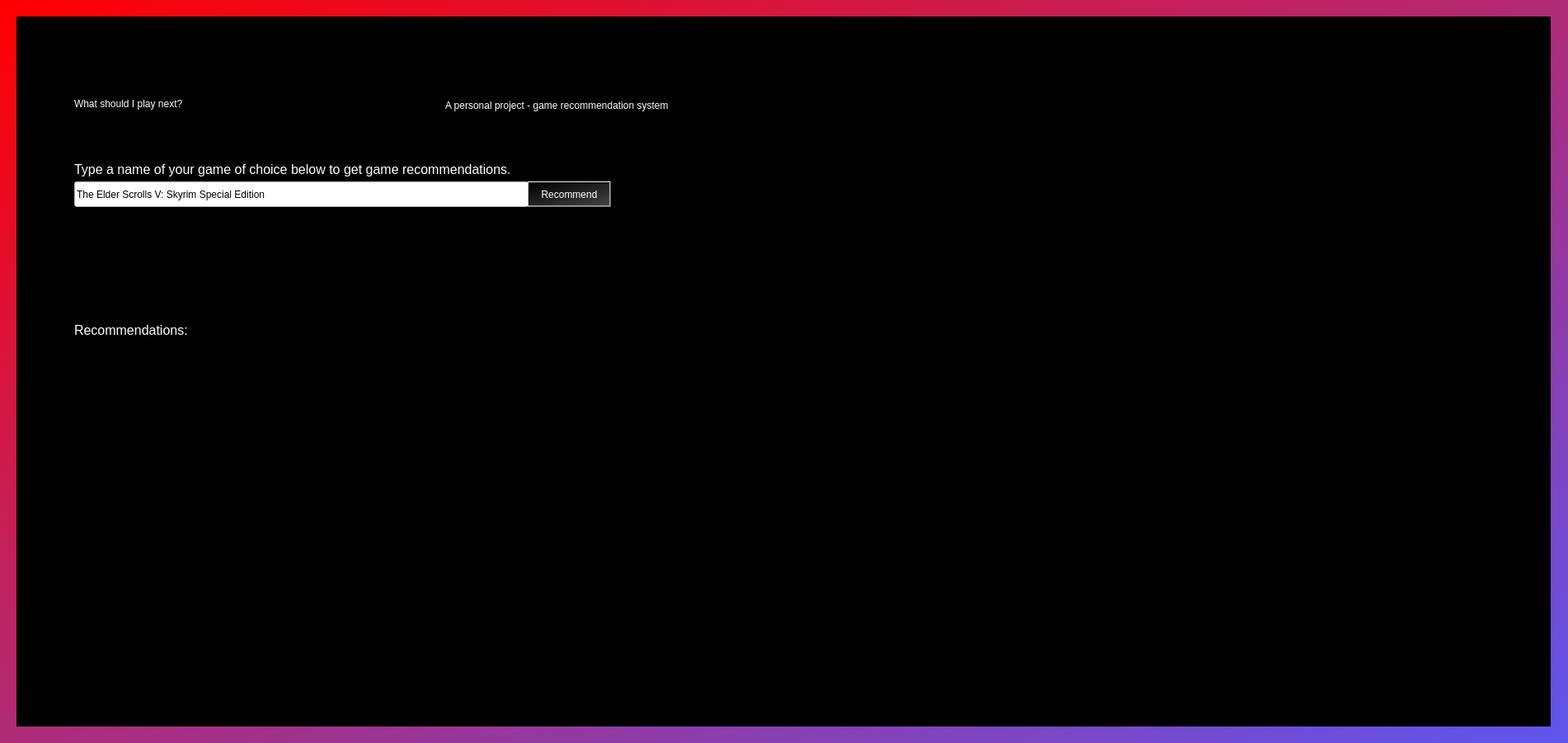
<?xml version="1.0" encoding="UTF-8"?>
<ui version="4.0">
 <class>MainWindow</class>
 <widget class="QMainWindow" name="MainWindow">
  <property name="geometry">
   <rect>
    <x>0</x>
    <y>0</y>
    <width>1902</width>
    <height>901</height>
   </rect>
  </property>
  <property name="windowTitle">
   <string>MainWindow</string>
  </property>
  <property name="styleSheet">
   <string notr="true">background-color: qlineargradient(spread:pad, x1:0, y1:0.505682, x2:1, y2:1, stop:0 rgba(75, 237, 220, 255), stop:1 rgba(94, 86, 239, 255));

background-color: qlineargradient(spread:pad, x1:0, y1:0, x2:1, y2:1, stop:0 rgba(255, 0, 0, 255), stop:1 rgba(94, 86, 239, 255));


</string>
  </property>
  <widget class="QWidget" name="centralwidget">
   <widget class="QLabel" name="label_image_background">
    <property name="geometry">
     <rect>
      <x>20</x>
      <y>20</y>
      <width>1861</width>
      <height>861</height>
     </rect>
    </property>
    <property name="styleSheet">
     <string notr="true">background-color: rgb(0, 0, 0);</string>
    </property>
    <property name="text">
     <string/>
    </property>
    <property name="pixmap">
     <pixmap>../../../../../Downloads/fabian-albert-PGw2VbdSono-unsplash_flipped.jpg</pixmap>
    </property>
    <property name="scaledContents">
     <bool>true</bool>
    </property>
   </widget>
   <widget class="QLabel" name="label_title">
    <property name="geometry">
     <rect>
      <x>90</x>
      <y>50</y>
      <width>461</width>
      <height>151</height>
     </rect>
    </property>
    <property name="styleSheet">
     <string notr="true">font: 700 35pt &quot;Bahnschrift SemiCondensed&quot;;
color: rgb(255, 255, 255);
background-color: rgb(255, 255, 255);
background-color: rgb(109, 78, 217);
background-color: rgb(0, 0, 0);
background-color: rgba(0, 0, 0, 0);</string>
    </property>
    <property name="text">
     <string>What should I play next?</string>
    </property>
   </widget>
   <widget class="QLineEdit" name="line_edit">
    <property name="geometry">
     <rect>
      <x>90</x>
      <y>220</y>
      <width>551</width>
      <height>31</height>
     </rect>
    </property>
    <property name="styleSheet">
     <string notr="true">background-color: rgb(255, 255, 255);
font: 14pt &quot;Segoe UI&quot;;</string>
    </property>
    <property name="text">
     <string>The Elder Scrolls V: Skyrim Special Edition</string>
    </property>
   </widget>
   <widget class="QLabel" name="label_instructions">
    <property name="geometry">
     <rect>
      <x>90</x>
      <y>190</y>
      <width>911</width>
      <height>31</height>
     </rect>
    </property>
    <property name="styleSheet">
     <string notr="true">color: rgb(255, 255, 255);
background-color: rgb(0, 0, 0);
background-color: rgba(0, 0, 0, 0);</string>
    </property>
    <property name="text">
     <string>&lt;html&gt;&lt;head/&gt;&lt;body&gt;&lt;p&gt;&lt;span style=&quot; font-size:12pt;&quot;&gt;Type a name of your game of choice below to get game recommendations.&lt;/span&gt;&lt;/p&gt;&lt;/body&gt;&lt;/html&gt;</string>
    </property>
   </widget>
   <widget class="QLabel" name="label_info_recommendations">
    <property name="geometry">
     <rect>
      <x>90</x>
      <y>390</y>
      <width>171</width>
      <height>21</height>
     </rect>
    </property>
    <property name="styleSheet">
     <string notr="true">background-color: rgb(0, 0, 0);
color: rgb(255, 255, 255);
background-color: rgba(0, 0, 0, 0);</string>
    </property>
    <property name="text">
     <string>&lt;html&gt;&lt;head/&gt;&lt;body&gt;&lt;p&gt;&lt;span style=&quot; font-size:12pt;&quot;&gt;Recommendations:&lt;/span&gt;&lt;/p&gt;&lt;/body&gt;&lt;/html&gt;</string>
    </property>
   </widget>
   <widget class="QLabel" name="label_project_description">
    <property name="geometry">
     <rect>
      <x>540</x>
      <y>120</y>
      <width>281</width>
      <height>16</height>
     </rect>
    </property>
    <property name="styleSheet">
     <string notr="true">color: rgb(255, 255, 255);
background-color: rgb(0, 0, 0);
background-color: rgba(0, 0, 0, 0);</string>
    </property>
    <property name="text">
     <string>A personal project - game recommendation system</string>
    </property>
   </widget>
   <widget class="QPushButton" name="button_recommend">
    <property name="geometry">
     <rect>
      <x>640</x>
      <y>220</y>
      <width>101</width>
      <height>31</height>
     </rect>
    </property>
    <property name="styleSheet">
     <string notr="true">color: rgb(255, 255, 255);
background-color: qlineargradient(spread:pad, x1:0, y1:0, x2:1, y2:1, stop:0 rgba(215, 21, 59, 255), stop:1 rgba(164, 49, 136, 255));
font: 12pt &quot;Segoe UI&quot;;
background-color: rgb(0, 0, 0);
background-color: qlineargradient(spread:pad, x1:0.222, y1:0.227273, x2:1, y2:1, stop:0 rgba(0, 0, 0, 255), stop:1 rgba(255, 255, 255, 255));
background-color: qlineargradient(spread:pad, x1:0, y1:0, x2:1, y2:1, stop:0 rgba(0, 0, 0, 255), stop:1 rgba(66, 66, 66, 255));</string>
    </property>
    <property name="text">
     <string>Recommend</string>
    </property>
   </widget>
   <widget class="QLabel" name="label_black_transparent_background">
    <property name="geometry">
     <rect>
      <x>20</x>
      <y>20</y>
      <width>1851</width>
      <height>861</height>
     </rect>
    </property>
    <property name="styleSheet">
     <string notr="true">background-color: rgb(0, 0, 0);
background-color: rgba(0, 0, 0, 220);</string>
    </property>
    <property name="text">
     <string/>
    </property>
    <property name="scaledContents">
     <bool>false</bool>
    </property>
   </widget>
   <widget class="QLabel" name="label_game1_title">
    <property name="geometry">
     <rect>
      <x>230</x>
      <y>430</y>
      <width>345</width>
      <height>56</height>
     </rect>
    </property>
    <property name="styleSheet">
     <string notr="true">color: rgb(255, 255, 255);
background-color: rgb(0, 0, 0);</string>
    </property>
    <property name="text">
     <string/>
    </property>
   </widget>
   <widget class="QLabel" name="label_game2_title">
    <property name="geometry">
     <rect>
      <x>230</x>
      <y>490</y>
      <width>345</width>
      <height>56</height>
     </rect>
    </property>
    <property name="styleSheet">
     <string notr="true">color: rgb(255, 255, 255);
background-color: rgb(0, 0, 0);</string>
    </property>
    <property name="text">
     <string/>
    </property>
   </widget>
   <widget class="QLabel" name="label_game3_title">
    <property name="geometry">
     <rect>
      <x>230</x>
      <y>550</y>
      <width>345</width>
      <height>56</height>
     </rect>
    </property>
    <property name="styleSheet">
     <string notr="true">color: rgb(255, 255, 255);
background-color: rgb(0, 0, 0);</string>
    </property>
    <property name="text">
     <string/>
    </property>
   </widget>
   <widget class="QLabel" name="label_game4_title">
    <property name="geometry">
     <rect>
      <x>230</x>
      <y>610</y>
      <width>345</width>
      <height>56</height>
     </rect>
    </property>
    <property name="styleSheet">
     <string notr="true">color: rgb(255, 255, 255);
background-color: rgb(0, 0, 0);</string>
    </property>
    <property name="text">
     <string/>
    </property>
   </widget>
   <widget class="QLabel" name="label_game5_title">
    <property name="geometry">
     <rect>
      <x>230</x>
      <y>670</y>
      <width>345</width>
      <height>56</height>
     </rect>
    </property>
    <property name="styleSheet">
     <string notr="true">color: rgb(255, 255, 255);
background-color: rgb(0, 0, 0);</string>
    </property>
    <property name="text">
     <string/>
    </property>
   </widget>
   <widget class="QLabel" name="label_game1_thumbnail">
    <property name="geometry">
     <rect>
      <x>100</x>
      <y>430</y>
      <width>120</width>
      <height>56</height>
     </rect>
    </property>
    <property name="styleSheet">
     <string notr="true">color: rgb(255, 255, 255);
background-color: rgb(0, 0, 0);</string>
    </property>
    <property name="text">
     <string/>
    </property>
   </widget>
   <widget class="QLabel" name="label_game3_thumbnail">
    <property name="geometry">
     <rect>
      <x>100</x>
      <y>490</y>
      <width>120</width>
      <height>56</height>
     </rect>
    </property>
    <property name="styleSheet">
     <string notr="true">color: rgb(255, 255, 255);
background-color: rgb(0, 0, 0);</string>
    </property>
    <property name="text">
     <string/>
    </property>
   </widget>
   <widget class="QLabel" name="label_game2_thumbnail">
    <property name="geometry">
     <rect>
      <x>100</x>
      <y>550</y>
      <width>120</width>
      <height>56</height>
     </rect>
    </property>
    <property name="styleSheet">
     <string notr="true">color: rgb(255, 255, 255);
background-color: rgb(0, 0, 0);</string>
    </property>
    <property name="text">
     <string/>
    </property>
   </widget>
   <widget class="QLabel" name="label_game4_thumbnail">
    <property name="geometry">
     <rect>
      <x>100</x>
      <y>610</y>
      <width>120</width>
      <height>56</height>
     </rect>
    </property>
    <property name="styleSheet">
     <string notr="true">color: rgb(255, 255, 255);
background-color: rgb(0, 0, 0);</string>
    </property>
    <property name="text">
     <string/>
    </property>
   </widget>
   <widget class="QLabel" name="label_game5_thumbnail">
    <property name="geometry">
     <rect>
      <x>100</x>
      <y>670</y>
      <width>120</width>
      <height>56</height>
     </rect>
    </property>
    <property name="styleSheet">
     <string notr="true">color: rgb(255, 255, 255);
background-color: rgb(0, 0, 0);</string>
    </property>
    <property name="text">
     <string/>
    </property>
   </widget>
   <widget class="QLabel" name="label_game1_link">
    <property name="geometry">
     <rect>
      <x>580</x>
      <y>430</y>
      <width>120</width>
      <height>56</height>
     </rect>
    </property>
    <property name="styleSheet">
     <string notr="true">color: rgb(255, 255, 255);
background-color: rgb(0, 0, 0);</string>
    </property>
    <property name="text">
     <string/>
    </property>
   </widget>
   <widget class="QLabel" name="label_game2_link">
    <property name="geometry">
     <rect>
      <x>580</x>
      <y>490</y>
      <width>120</width>
      <height>56</height>
     </rect>
    </property>
    <property name="styleSheet">
     <string notr="true">color: rgb(255, 255, 255);
background-color: rgb(0, 0, 0);</string>
    </property>
    <property name="text">
     <string/>
    </property>
   </widget>
   <widget class="QLabel" name="label_game3_link">
    <property name="geometry">
     <rect>
      <x>580</x>
      <y>550</y>
      <width>120</width>
      <height>56</height>
     </rect>
    </property>
    <property name="styleSheet">
     <string notr="true">color: rgb(255, 255, 255);
background-color: rgb(0, 0, 0);</string>
    </property>
    <property name="text">
     <string/>
    </property>
   </widget>
   <widget class="QLabel" name="label_game4_link">
    <property name="geometry">
     <rect>
      <x>580</x>
      <y>610</y>
      <width>120</width>
      <height>56</height>
     </rect>
    </property>
    <property name="styleSheet">
     <string notr="true">color: rgb(255, 255, 255);
background-color: rgb(0, 0, 0);</string>
    </property>
    <property name="text">
     <string/>
    </property>
   </widget>
   <widget class="QLabel" name="label_game5_link">
    <property name="geometry">
     <rect>
      <x>580</x>
      <y>670</y>
      <width>120</width>
      <height>56</height>
     </rect>
    </property>
    <property name="styleSheet">
     <string notr="true">color: rgb(255, 255, 255);
background-color: rgb(0, 0, 0);</string>
    </property>
    <property name="text">
     <string/>
    </property>
   </widget>
   <zorder>label_image_background</zorder>
   <zorder>label_black_transparent_background</zorder>
   <zorder>label_info_recommendations</zorder>
   <zorder>line_edit</zorder>
   <zorder>button_recommend</zorder>
   <zorder>label_instructions</zorder>
   <zorder>label_project_description</zorder>
   <zorder>label_title</zorder>
   <zorder>label_game1_title</zorder>
   <zorder>label_game2_title</zorder>
   <zorder>label_game3_title</zorder>
   <zorder>label_game4_title</zorder>
   <zorder>label_game5_title</zorder>
   <zorder>label_game1_thumbnail</zorder>
   <zorder>label_game3_thumbnail</zorder>
   <zorder>label_game2_thumbnail</zorder>
   <zorder>label_game4_thumbnail</zorder>
   <zorder>label_game5_thumbnail</zorder>
   <zorder>label_game1_link</zorder>
   <zorder>label_game2_link</zorder>
   <zorder>label_game3_link</zorder>
   <zorder>label_game4_link</zorder>
   <zorder>label_game5_link</zorder>
  </widget>
 </widget>
 <resources/>
 <connections/>
</ui>
